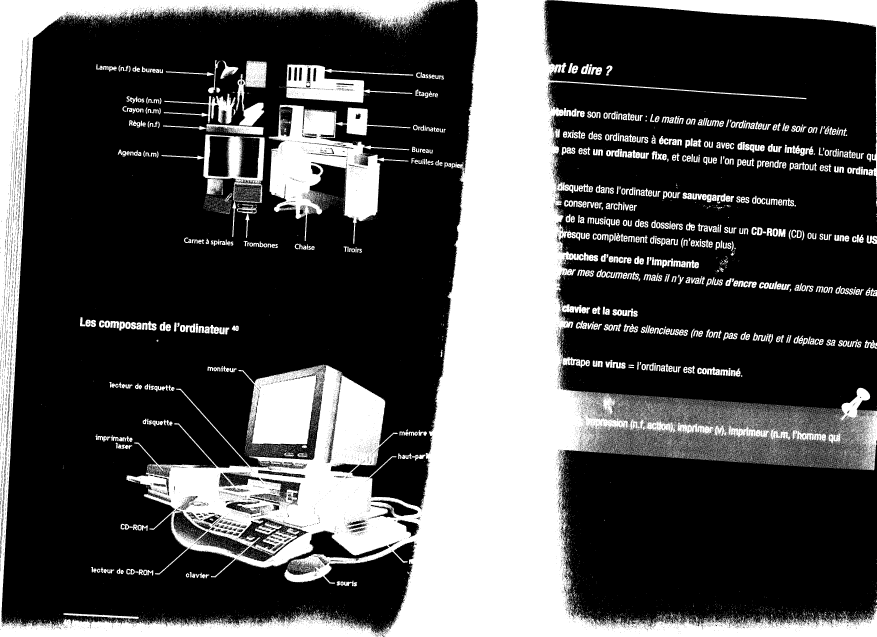
//> input picture images/.pbm, 3506 x 2547 px (shown at 1/4 size)
$ ./main images/.pbm out.png   (built with g++ and OpenCV 4)
//> lines starting //> are read from the running program, lines starting //| are printed output that depends on the picture; after the words box and inside, x2 and y2 are one past the last pixel; in counts of white or black regions, pixels touching at a corner belong together
### functions.hpp
#include <opencv2/opencv.hpp>

struct Block_data {
    std::vector<double> value;
    std::vector<double> primal_rest_norm;
    std::vector<double> dual_rest_norm;
    std::vector<double> tolerance_primal;
    std::vector<double> tolerance_dual;
};

cv::Mat order_basis_functions(int block_size);

cv::Mat DCT_function(int p, int q, int size);

void Cholesky(cv::Mat& A, cv::Mat& S);

cv::Mat im2col(cv::Mat &input, int block_size);

cv::Mat col2im(cv::Mat &input, int block_size, int height, int width);

void ADMM(cv::Mat A, cv::Mat &x, cv::Mat b, double lagrangian_param, double relaxation_param, Block_data &data, int i, int total_blocks);

### order_basis.cpp
#include <cmath>
#include <opencv2/opencv.hpp>

#include "functions.hpp"

using namespace cv;

Mat order_basis_functions(int size) {
    int num_dia, number, k;
    //double number_previous_elements, number;
    int x, y;
    Mat result = Mat::zeros(size, size, CV_32S);

    for (k = 1; k != size + 1; ++k) {
        //number_previous_elements = (k - 1) * k / 2.0;
        number = (k - 1) * k / 2 + 1;
        if (k % 2 == 0) {
            for (x = 0; x != k; ++x) {
                y = k - x - 1;
                result.at<int>(x, y) = number;
                ++number;
            }
        } else {
            for (y = 0; y != k; ++y) {
                x = k - y - 1;
                result.at<int>(x, y) = number;
                ++number;
            }
        }
    }

    for (k = size + 1; k != 2 * size; ++k) {
        num_dia = 2 * size + 1 - k;
        //number_previous_elements = std::pow(size, 2) - (2 * size - k + 2) * (2 * size - k + 1) / 2.0;
        //number = number_previous_elements + 1;
        if (k % 2 == 1) {
            for (x = size - 1; x != size - num_dia; --x) {
                y = k - x - 1;
                result.at<int>(x, y) = number;
                ++number;
            }
        } else {
            for (y = size - 1; y != size - num_dia; --y) {
                x = k - y - 1;
                result.at<int>(x, y) = number;
                ++number;
            }
        }
    }
    return result;
}

### im2col.cpp
#include <cmath>
#include <opencv2/opencv.hpp>

#include "functions.hpp"

using namespace cv;

/*converts each block into column*/
Mat im2col(Mat &input, int block_size) {
    int size = input.rows * input.cols, column = 0;
    Mat result = Mat::zeros(std::pow(block_size, 2), size / std::pow(block_size, 2),CV_64F);

    for (int x = 0; x != input.cols; x += block_size) {
        for (int y = 0; y != input.rows; y += block_size) {
            for (int i = 0; i != block_size; ++i) {
                input(Range(y, y + block_size),
                      Range(x + i, x + i + 1)).copyTo(result(Range(i * 64, i * 64 + block_size),
                                                             Range(column, column + 1)));
            }
            ++column;
        }
    }
    return result;
}

/*vice versa to im2col*/
// [16 lines left out: function col2im, not called in this run]

### cholesky.cpp
#include <cmath>
#include <opencv2/opencv.hpp>

#include "functions.hpp"

using namespace cv;

/* Calculates upper triangular matrix S, where A is a symmetrical matrix A=S'*S */
void Cholesky(Mat& A, Mat& S) { // change to return Mat!
    int dim = A.rows;
    S.create(dim, dim, CV_64F);

    int i, j, k;

    for( i = 0; i < dim; i++ )
    {
        for( j = 0; j < i; j++ )
            S.at<double>(i,j) = 0.;

        double sum = 0.;
        for( k = 0; k < i; k++ )
        {
            double val = S.at<double>(k,i);
            sum += val*val;
        }

        S.at<double>(i,i) = std::sqrt(std::max(A.at<double>(i,i) - sum, 0.));
        double ival = 1./S.at<double>(i, i);

        for( j = i + 1; j < dim; j++ )
        {
            sum = 0;
            for( k = 0; k < i; k++ )
                sum += S.at<double>(k, i) * S.at<double>(k, j);

            S.at<double>(i, j) = (A.at<double>(i, j) - sum)*ival;
        }
    }
}

### DCT_function.cpp
#include <cmath>
#include <opencv2/opencv.hpp>

#include "functions.hpp"

using namespace cv;

Mat DCT_function(int p, int q, int size) {
    const double pi = std::acos(-1);
    double alpha_p, alpha_q;
    int m, n;
    Mat result = Mat::zeros(size, size, CV_64F);

    for (m = 0; m != size; ++m) {
        for (n = 0; n != size; ++n){
            result.at<double>(m, n) =
            std::cos(pi * (2 * m + 1) * p / (2 * (double)size)) *
            std::cos(pi * (2 * n + 1) * q / (2 * (double)size));
        }
    }

    p == 0 ? alpha_p = std::sqrt(1 / (double)size) : alpha_p = std::sqrt(2 / (double)size);
    q == 0 ? alpha_q = std::sqrt(1 / (double)size) : alpha_q = std::sqrt(2 / (double)size);

    result *= alpha_q * alpha_p;
    return result;
}

### ADMM.cpp
#include <cmath>
#include <cstdio>
#include <iostream>
#include <opencv2/opencv.hpp>
#include <vector>

#include "functions.hpp"

using namespace cv;

Mat take_max(Mat a, double b) {
    return max(0, a - b) - max(0, -a - b);
}

void ADMM(Mat A, Mat &x, Mat b, double lagrangian_param, double relaxation_param, Block_data &data, int i, int total_blocks) {
    Mat D, R, w, Rtr;
    Mat Atr = Mat::zeros(A.cols, A.rows, CV_64F);
    double ABSTOL, RELTOL;
    int m, n;

    int iters = 200;
    ABSTOL = 1e-4;
    //ABSTOL = std::pow(10, -4);
    RELTOL = 1e-2;//change
    //RELTOL = std::pow(10, -2);
    m = A.rows;//check docs!
    n = A.cols;

    data.value.reserve(iters);
    data.primal_rest_norm.reserve(iters);
    data.dual_rest_norm.reserve(iters);
    data.tolerance_primal.reserve(iters);
    data.tolerance_dual.reserve(iters);

    Mat x1 = Mat::zeros(n, 1, CV_64F);
    Mat z = Mat::zeros(m, 1, CV_64F); //64??? check shape on reflect!!
    Mat u = Mat::zeros(m, 1, CV_64F);

    //if (not QUIET) {
    //    std::printf("%3s\t%10s\t%10s\t%10s\t%10s\t%10s\n", "iter",
    //      "r norm", "eps pri", "s norm", "eps dual", "objective") ;
    //}
    transpose(A, Atr);
    Mat temp = Atr * A;
    Cholesky(temp, R);
    transpose(R, Rtr);
    for (int k = 0; k != iters; ++k) {

        solve(Rtr, Atr * (b + z - u), x1);
        solve(R, x1, x);

        w = z;
        D = relaxation_param * A * x + (1 - relaxation_param) * (w + b);
        z = take_max(D - b + u, 1. / lagrangian_param);
        u = u + (D - z - b);

        data.value[k] = norm(z, NORM_L1, noArray());
        data.primal_rest_norm[k] = norm(A * x - z - b, NORM_L2, noArray());

        data.dual_rest_norm[k] = norm(-lagrangian_param * Atr * (z - w), NORM_L2, noArray());
        data.tolerance_primal[k] = std::sqrt(m) * ABSTOL + RELTOL * std::max(norm(A * x, NORM_L2, noArray()),
                                                                           std::max(norm(-z, NORM_L2, noArray()),
                                                                                    norm(b, NORM_L2, noArray())));
        data.tolerance_dual[k] = std::sqrt(n) * ABSTOL + RELTOL * norm(lagrangian_param * Atr * u, NORM_L2, noArray());
        std::cout << "block " << i << "/" << total_blocks << "\t"
                  //<< "iter " << k << "/" << iters << "\t"
                  << data.primal_rest_norm[k] << "\t"
                  << data.tolerance_primal[k] << "\t"
                  << data.dual_rest_norm[k] << "\t"
                  << data.tolerance_dual[k] << "\t"
                  << data.value[k] << std::endl;

        if (data.primal_rest_norm[k] < data.tolerance_primal[k] &&
            data.dual_rest_norm[k] < data.tolerance_dual[k]) {
            break;
        }
    }
}

### main.cpp
//g++ -o a main.cpp `pkg-config --cflags --libs opencv`

#include <cmath>
#include <cstdio>
#include <iostream>
#include <opencv2/opencv.hpp>
#include <vector>

#include "functions.hpp"

using namespace cv;

int main(int argc, char** argv) {
    Mat image = imread(argv[1], CV_LOAD_IMAGE_GRAYSCALE);
//> image: 2547 rows x 3506 cols, CV_8UC1; 30.4% white; 16441 white regions (15410 under 20 px), largest, box (x1, y1, x2, y2) and area: (0, 0, 3506, 2547) 2244999, (1075, 419, 1642, 975) 125616, (1145, 257, 1653, 411) 33000
    int block_size = 64;

    /*resize to divide into 64x64 blocks*/
    Size new_size = image.size();
//> new_size = Size(3506, 2547)
    //std::cout << new_size.height << " " << new_size.width << std::endl;
    new_size.width -= new_size.width % 64;
//> new_size = Size(3456, 2547)
    new_size.height -= new_size.height % 64;
//> new_size = Size(3456, 2496)
    resize(image, image, new_size, 0, 0, INTER_NEAREST);//check
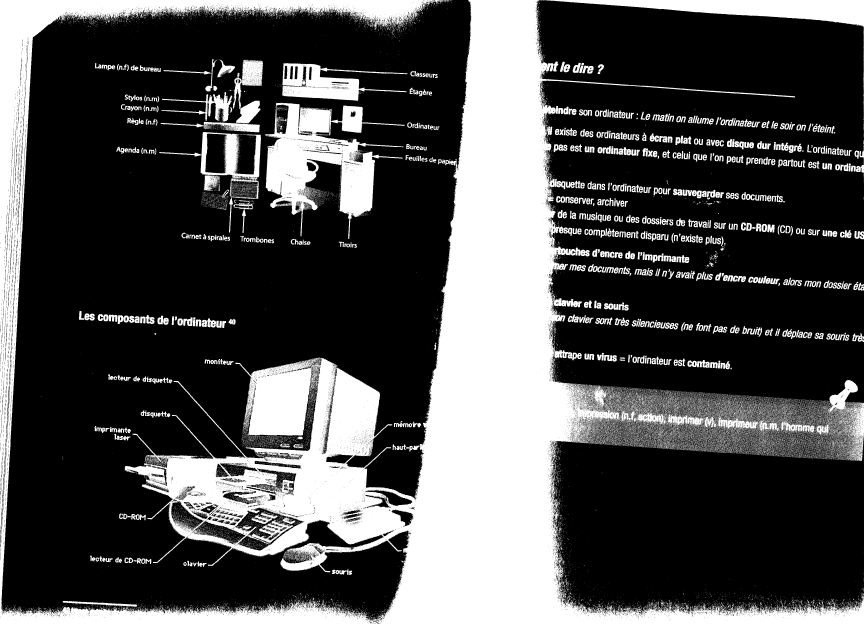
//> image: 2496 rows x 3456 cols, CV_8UC1 (shown at 1/4 size); 30.4% white; 15899 white regions (14888 under 20 px), largest, box (x1, y1, x2, y2) and area: (0, 0, 3456, 2496) 2167516, (1060, 411, 1619, 956) 121145, (1129, 252, 1630, 403) 31954
    int height = image.rows, width = image.cols;
//> height = 2496; width = 3456

    /*create matrix path walk*/
    Mat order = order_basis_functions(block_size);

    Mat DCT_1d = Mat::zeros(block_size * block_size, block_size * block_size, CV_64F);
    Mat temp, reshaped;
    double p, q; //may be int???
    int index;

    for (int i = 0; i != std::pow(block_size, 2); ++i) {
        q = std::floor((double)i / block_size);
        p = i - q * block_size;

        temp = DCT_function(p, q, block_size);
        temp = temp.t();
        reshaped = temp.reshape(0, block_size * block_size);
        index = order.at<int>(p, q) - 1;
        reshaped.col(0).copyTo(DCT_1d.col(index)); // first row necessary?
    }

    int M = 10;
    Mat A = DCT_1d(Range::all(), Range(0, 10));// problem!!!!!

    Mat oneD_version = im2col(image, block_size);
//> the loop in im2col, `for (int x = 0; x != input.cols; x += block_size)` made 54 passes
//> column on passes 1 to 12: 39, 78, 117, 156, 195, 234, 273, 312, 351, 390, 429, 468
//> after the loop in im2col, `for (int x = 0; x != input.cols; x += block_size)`: column = 2106

    //s1 = oneD_version.rows;
    //s2 = oneD_version.cols;

    int total_blocks = image.rows * image.cols / (std::pow(block_size, 2));
//> total_blocks = 2106

    Mat Rec_image = Mat::zeros(image.size(), CV_64F);
    Mat err_image = Mat::zeros(image.size(), CV_64F);

    Mat one_D_rec = Mat::zeros(oneD_version.size(), CV_64F);
    Mat one_D_error = Mat::zeros(oneD_version.size(), CV_64F);

    Mat alpha_whole = Mat::zeros(M, total_blocks, CV_64F); //?? che eta

    Mat b = Mat::zeros(std::pow(block_size, 2), 1, CV_64F);
    //int curr_iter = 0;
    Mat x = Mat::zeros(A.cols, 1, CV_64F);
    Block_data data;
    double lagrangian_param = 1, relaxation_param = 1;

    for (int i = 0; i != total_blocks; ++i) {
        b = oneD_version.col(i);
//> (the run ends here: the time limit is reached, at `D = relaxation_param * A * x + (1 - relaxation_param) * (w + b);`)
